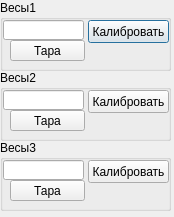
<?xml version="1.0" encoding="UTF-8"?>
<ui version="4.0">
 <class>Dialog_Cal</class>
 <widget class="QDialog" name="Dialog_Cal">
  <property name="geometry">
   <rect>
    <x>0</x>
    <y>0</y>
    <width>174</width>
    <height>217</height>
   </rect>
  </property>
  <property name="windowTitle">
   <string>Dialog</string>
  </property>
  <widget class="QGroupBox" name="groupBox">
   <property name="geometry">
    <rect>
     <x>0</x>
     <y>0</y>
     <width>171</width>
     <height>71</height>
    </rect>
   </property>
   <property name="title">
    <string>Весы1</string>
   </property>
   <widget class="QPushButton" name="calves1btn">
    <property name="geometry">
     <rect>
      <x>88</x>
      <y>20</y>
      <width>81</width>
      <height>23</height>
     </rect>
    </property>
    <property name="text">
     <string>Калибровать</string>
    </property>
   </widget>
   <widget class="QLineEdit" name="editves1">
    <property name="geometry">
     <rect>
      <x>3</x>
      <y>20</y>
      <width>81</width>
      <height>20</height>
     </rect>
    </property>
   </widget>
   <widget class="QPushButton" name="btnves1tara">
    <property name="geometry">
     <rect>
      <x>10</x>
      <y>40</y>
      <width>75</width>
      <height>21</height>
     </rect>
    </property>
    <property name="text">
     <string>Тара</string>
    </property>
   </widget>
  </widget>
  <widget class="QGroupBox" name="groupBox_3">
   <property name="geometry">
    <rect>
     <x>0</x>
     <y>70</y>
     <width>171</width>
     <height>71</height>
    </rect>
   </property>
   <property name="title">
    <string>Весы2</string>
   </property>
   <widget class="QPushButton" name="calves2btn">
    <property name="geometry">
     <rect>
      <x>88</x>
      <y>20</y>
      <width>81</width>
      <height>23</height>
     </rect>
    </property>
    <property name="text">
     <string>Калибровать</string>
    </property>
   </widget>
   <widget class="QLineEdit" name="editves2">
    <property name="geometry">
     <rect>
      <x>3</x>
      <y>20</y>
      <width>81</width>
      <height>20</height>
     </rect>
    </property>
   </widget>
   <widget class="QPushButton" name="btnves2tara">
    <property name="geometry">
     <rect>
      <x>10</x>
      <y>40</y>
      <width>75</width>
      <height>21</height>
     </rect>
    </property>
    <property name="text">
     <string>Тара</string>
    </property>
   </widget>
  </widget>
  <widget class="QGroupBox" name="groupBox_4">
   <property name="geometry">
    <rect>
     <x>0</x>
     <y>140</y>
     <width>171</width>
     <height>71</height>
    </rect>
   </property>
   <property name="title">
    <string>Весы3</string>
   </property>
   <widget class="QPushButton" name="calves3btn">
    <property name="geometry">
     <rect>
      <x>88</x>
      <y>20</y>
      <width>81</width>
      <height>23</height>
     </rect>
    </property>
    <property name="text">
     <string>Калибровать</string>
    </property>
   </widget>
   <widget class="QLineEdit" name="editves3">
    <property name="geometry">
     <rect>
      <x>3</x>
      <y>20</y>
      <width>81</width>
      <height>20</height>
     </rect>
    </property>
   </widget>
   <widget class="QPushButton" name="btnves3tara">
    <property name="geometry">
     <rect>
      <x>10</x>
      <y>40</y>
      <width>75</width>
      <height>21</height>
     </rect>
    </property>
    <property name="text">
     <string>Тара</string>
    </property>
   </widget>
  </widget>
 </widget>
 <resources/>
 <connections/>
</ui>
